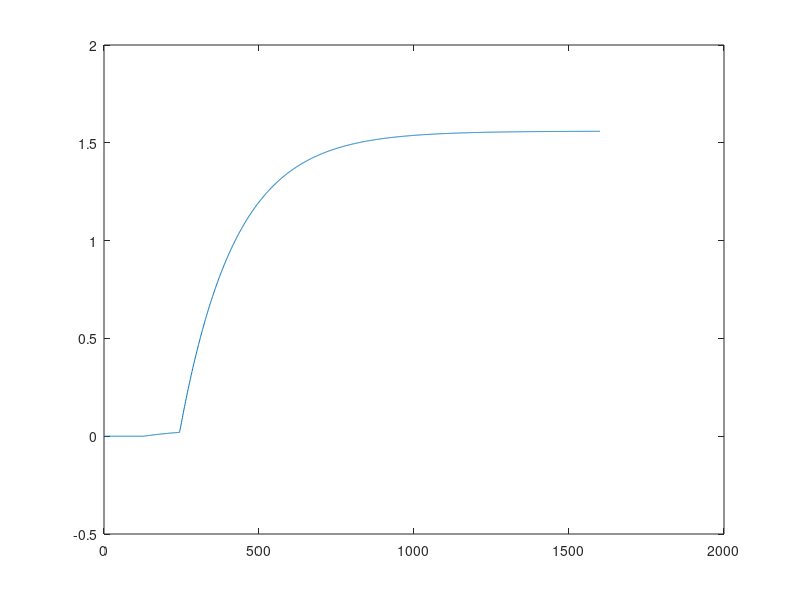

Here is the MATLAB script that generated this plot:
clear all

%% Wymierzanie skoku jednostkowego

D = 1500;

%skok wartosci F1
dF1 = 1;

%Parametry obiektu
A1 = 505;
C2 = 0.65;
ap1 = 23; %alfa_1
ap2 = 15; %alfa_2

%Punkt pracy obiektu
tau = 120;
h2_0 = 38.44;
h1_0 = 16.34;
F1 = 78;
FD = 15;

%Objetośc punktu pracy
% v2_0 = h2_0^2 * C2;
% v1_0 = h1_0 * A1;

t_sym = 1600; %czas symulacji
T = 1; %krok

%warunki_początkowe
kp = 120/T + 2;
ks = max(19,D+7); %chwila skoku wartosci zadania
kk = t_sym/T;
h1(1:kp) = h1_0;
h2(1:kp) = h2_0;
F1in(1:T:t_sym/T) = F1;
FDc(1:T:t_sym/T) = FD;


%Symulacja obiektu
for k = kp:t_sym/T
    F1in(k) = F1+dF1;
        h1(k) = h1(k-1) + T*(F1in(k-1-(tau/T)) + FDc(k-1) - ap1 * (sqrt(h1_0) + (h1(k-1) - h1_0)/(2*sqrt(h1_0))))/A1;
        h2(k) = h2(k-1) + T*((ap1 * sqrt(h1_0) - ap2 * sqrt(h2_0))/(2*C2*h2_0)   +    ap1*(h1(k-1) - h1_0)/(4*C2*(sqrt(h1_0)))    -   ap2*(h2(k-1) - h2_0)/(4*C2*(nthroot((h2_0 * h2_0),3))));
end
%Obliczanie Wysokości na podstawie objętości
% h2(:,1) = sqrt(v2 /C2);

%Skok jednostkowy
Yj = h2 - h2(1);
Yj = Yj/dF1;
s = Yj(:,1:D);
plot(Yj)

save("Odp_skok\odp_skok.mat", "s");